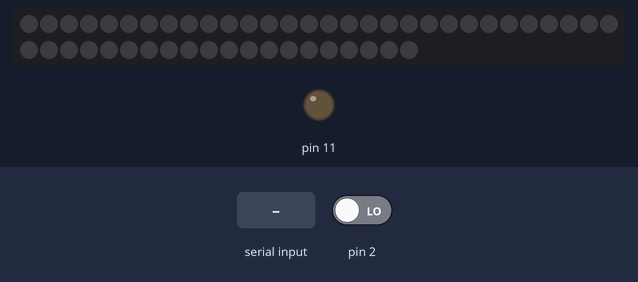
This sketch was run on a simulated Arduino Uno, built with avr-gcc and run on an emulated ATmega328P. Parts: 50 RGB LEDs in strip order, left to right, continuing on the next row, output pins drawn as LEDs (lit = HIGH). The inputs (shaded band) are chosen by the test bench; at power-on: pin 2 LOW. Dim RGB values are drawn brighter than linear; what the sketch prints to the serial monitor is not drawn.

Above: at 1.0 s.
1.1 s: "O" received over Serial
At 1.35 s:
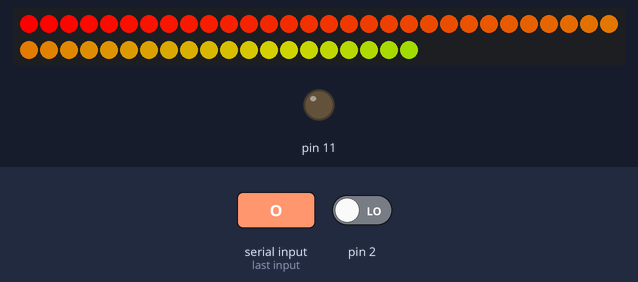
6.1 s: "R" received over Serial
At 8.45 s:
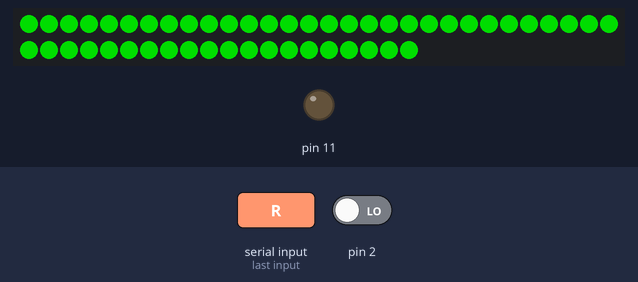
8.5 s: "P" received over Serial
At 9.0 s:
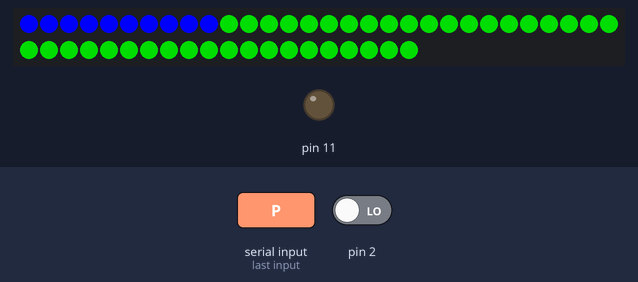

Measured:
- after the input at 1.1 s, the LEDs: change after 0.10 s (image 1)
- after the input at 6.1 s, the LEDs: first differ from a run without the input after 2.3 s (image 2)
- after the input at 8.5 s, the LEDs: first change at once (image 3 shows a later state)

The sketch:

EenHardGelach_Arduino.ino
```cpp
#include <Adafruit_NeoPixel.h>
#ifdef __AVR__
#include <avr/power.h>
#endif

#define PIN            7
#define NUMPIXELS      50
Adafruit_NeoPixel pixels = Adafruit_NeoPixel(NUMPIXELS, PIN, NEO_GRB + NEO_KHZ800);

volatile byte state = LOW;
int firstSensor = 0;    // first analog sensor
int secondSensor = 0;   // second analog sensor
int thirdSensor = 0;    // digital sensor
int inByte = 0;         // incoming serial byte

int knobvalue;
int potpin = 0;

int buttonState = 0;         // current state of the button
int lastButtonState = 0;     // previous state of the button
const int  buttonPin = 4;

void setup() {
 attachInterrupt(0,sendData,CHANGE );
  // This is for Trinket 5V 16MHz, you can remove these three lines if you are not using a Trinket
#if defined (__AVR_ATtiny85__)
  if (F_CPU == 16000000) clock_prescale_set(clock_div_1);
#endif
  // End of trinket special code

  pixels.begin(); // This initializes the NeoPixel library.

  // start serial port at 9600 bps:
  Serial.begin(115200);
  while (!Serial) {
    ; // wait for serial port to connect. Needed for native USB port only
  }

  pinMode(11, OUTPUT);
  establishContact();  // send a byte to establish contact until receiver responds
}

void loop() {
  // if we get a valid byte, read analog ins:
  if (Serial.available() > 0) {
    // get incoming byte:

    inByte = Serial.read();
    // Serial.println(inByte);
    ledview(inByte);
    pixels.show();

    delay(10);
  }

}

void establishContact() {
  while (Serial.available() <= 0) {
    Serial.print('A');   // send a capital A
    delay(300);
  }
}

void ledview (int mybyte) {
  switch (mybyte) {
    case 'R': // show ledstrip in yellow
      for (int i = 0; i < NUMPIXELS; i++) {
        // pixels.Color takes RGB values, from 0,0,0 up to 255,255,255
        pixels.setPixelColor(i, pixels.Color(0, 150, 0)); // ROOD
      }
      break;
    case 'G':
      for (int i = 0; i < NUMPIXELS; i++) {
        // pixels.Color takes RGB values, from 0,0,0 up to 255,255,255
        pixels.setPixelColor(i, pixels.Color(150, 0, 0)); // GROEN
      }
      break;
    case 'B':
      for (int i = 0; i < NUMPIXELS; i++) {
        // pixels.Color takes RGB values, from 0,0,0 up to 255,255,255
        pixels.setPixelColor(i, pixels.Color(0, 0, 150)); // BLAUW
      }
      break;
    case 'X':
      for (int i = 0; i < NUMPIXELS; i++) {
        // pixels.Color takes RGB values, from 0,0,0 up to 255,255,255
        pixels.setPixelColor(i, pixels.Color(0, 0, 150)); // BLAUW
      }
      break;

          case 'Y':
      for (int i = 0; i < NUMPIXELS; i++) {
        // pixels.Color takes RGB values, from 0,0,0 up to 255,255,255
        pixels.setPixelColor(i, pixels.Color(255, 255, 0)); // licht geel
      }
      break;


          case 'W':
      for (int i = 0; i < NUMPIXELS; i++) {
        // pixels.Color takes RGB values, from 0,0,0 up to 255,255,255
       pixels.setPixelColor(i, pixels.Color(127, 127, 127)); // wit
      }
      break;


         case 'P':
       colorWipe(pixels.Color(0, 0, 255), 50); // Blue
       colorWipe(pixels.Color(127, 127, 127), 50); // wit
        colorWipe(pixels.Color(255, 0, 0), 50); // groen
      break;

         case 'O':
        rainbow(25);
      break;

      case 'F':
      flikker();
      break;
  }
}


void flikker(){
    for(int i=0;i<NUMPIXELS;i++){

    // pixels.Color takes RGB values, from 0,0,0 up to 255,255,255
    pixels.setPixelColor(i, pixels.Color(127,127,127)); // Moderately bright green color.

    pixels.show(); // This sends the updated pixel color to the hardware.

    delay(500); // Delay for a period of time (in milliseconds).
  }
}


void colorWipe(uint32_t c, uint8_t wait) {
  for(int i=0; i< NUMPIXELS; i++) {
    pixels.setPixelColor(i, c);
    pixels.show();
    delay(wait);
  }
}


void rainbow(uint8_t wait) {
  uint16_t i, j;

  for(j=0; j<256; j++) {
    for(i=0; i<pixels.numPixels(); i++) {
      pixels.setPixelColor(i, Wheel((i+j) & 255));
    }
    pixels.show();
    delay(wait);
  }
}

uint32_t Wheel(byte WheelPos) {
  WheelPos = 255 - WheelPos;
  if(WheelPos < 85) {
    return pixels.Color(255 - WheelPos * 3, 0, WheelPos * 3);
  }
  if(WheelPos < 170) {
    WheelPos -= 85;
    return pixels.Color(0, WheelPos * 3, 255 - WheelPos * 3);
  }
  WheelPos -= 170;
  return pixels.Color(WheelPos * 3, 255 - WheelPos * 3, 0);
}


void sendData(){

  state = !state;
    int thirdSensor = map(state, 0, 1, 0, 255);
    Serial.write(thirdSensor);


  }
```
